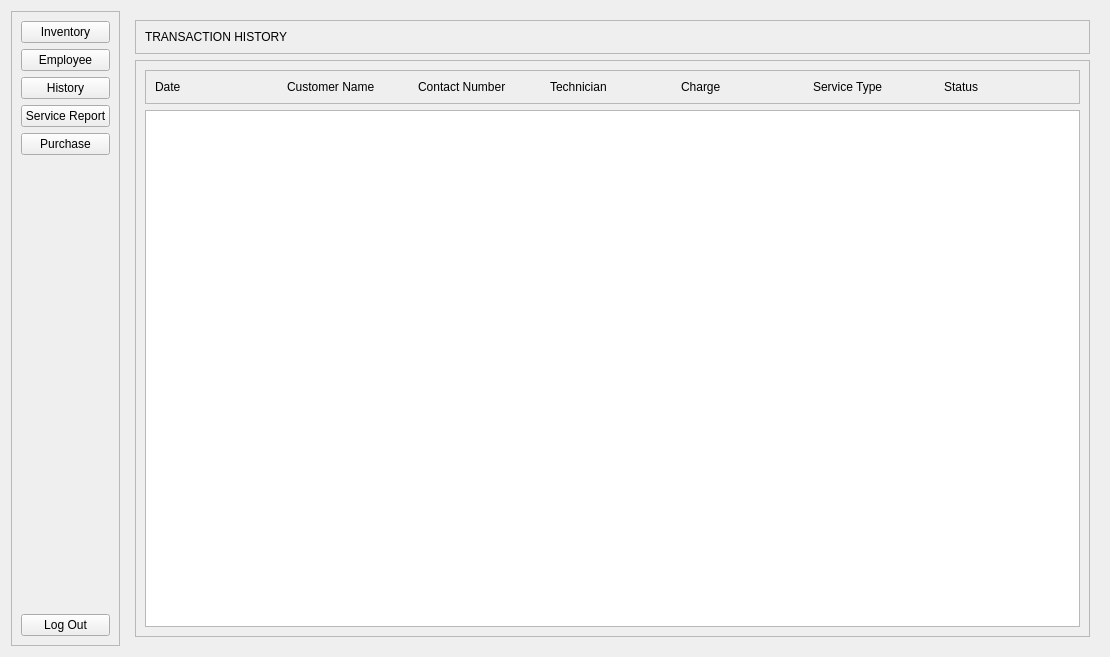
<?xml version="1.0" encoding="UTF-8"?>
<ui version="4.0">
 <class>managerDashboard</class>
 <widget class="QWidget" name="managerDashboard">
  <property name="geometry">
   <rect>
    <x>0</x>
    <y>0</y>
    <width>1110</width>
    <height>657</height>
   </rect>
  </property>
  <property name="windowTitle">
   <string>Manager Dashboard</string>
  </property>
  <layout class="QHBoxLayout" name="horizontalLayout_2">
   <item>
    <widget class="QFrame" name="navigationPanel">
     <property name="frameShape">
      <enum>QFrame::StyledPanel</enum>
     </property>
     <property name="frameShadow">
      <enum>QFrame::Raised</enum>
     </property>
     <layout class="QVBoxLayout" name="verticalLayout_2">
      <item>
       <widget class="QPushButton" name="inventoryButton">
        <property name="text">
         <string>Inventory</string>
        </property>
       </widget>
      </item>
      <item>
       <widget class="QPushButton" name="employeeButton">
        <property name="text">
         <string>Employee</string>
        </property>
       </widget>
      </item>
      <item>
       <widget class="QPushButton" name="historyButton">
        <property name="text">
         <string>History</string>
        </property>
       </widget>
      </item>
      <item>
       <widget class="QPushButton" name="serviceReportButton">
        <property name="text">
         <string>Service Report</string>
        </property>
       </widget>
      </item>
      <item>
       <widget class="QPushButton" name="purchaseButton">
        <property name="text">
         <string>Purchase</string>
        </property>
       </widget>
      </item>
      <item>
       <spacer name="verticalSpacer">
        <property name="orientation">
         <enum>Qt::Vertical</enum>
        </property>
        <property name="sizeHint" stdset="0">
         <size>
          <width>20</width>
          <height>40</height>
         </size>
        </property>
       </spacer>
      </item>
      <item>
       <widget class="QPushButton" name="logOutButton">
        <property name="text">
         <string>Log Out</string>
        </property>
       </widget>
      </item>
     </layout>
    </widget>
   </item>
   <item>
    <widget class="QStackedWidget" name="stackedWidget">
     <property name="currentIndex">
      <number>2</number>
     </property>
     <widget class="QWidget" name="inventoryPage">
      <layout class="QVBoxLayout" name="verticalLayout_3">
       <item>
        <widget class="QFrame" name="inventoryNavigation">
         <property name="frameShape">
          <enum>QFrame::StyledPanel</enum>
         </property>
         <property name="frameShadow">
          <enum>QFrame::Raised</enum>
         </property>
         <layout class="QGridLayout" name="gridLayout">
          <item row="1" column="1">
           <spacer name="horizontalSpacer">
            <property name="orientation">
             <enum>Qt::Horizontal</enum>
            </property>
            <property name="sizeHint" stdset="0">
             <size>
              <width>40</width>
              <height>20</height>
             </size>
            </property>
           </spacer>
          </item>
          <item row="1" column="0">
           <widget class="QPushButton" name="addItemButton">
            <property name="text">
             <string>Add Item</string>
            </property>
           </widget>
          </item>
          <item row="1" column="2">
           <widget class="QLineEdit" name="searchBar">
            <property name="placeholderText">
             <string>Product Name...</string>
            </property>
           </widget>
          </item>
          <item row="1" column="3">
           <widget class="QPushButton" name="searchButton">
            <property name="text">
             <string>Search</string>
            </property>
           </widget>
          </item>
          <item row="0" column="0" colspan="4">
           <widget class="QLabel" name="title">
            <property name="text">
             <string>INVENTORY</string>
            </property>
           </widget>
          </item>
         </layout>
        </widget>
       </item>
       <item>
        <widget class="QFrame" name="inventoryList">
         <property name="frameShape">
          <enum>QFrame::StyledPanel</enum>
         </property>
         <property name="frameShadow">
          <enum>QFrame::Raised</enum>
         </property>
         <layout class="QVBoxLayout" name="verticalLayout">
          <item>
           <widget class="QFrame" name="inventoryAttributes">
            <property name="frameShape">
             <enum>QFrame::StyledPanel</enum>
            </property>
            <property name="frameShadow">
             <enum>QFrame::Raised</enum>
            </property>
            <layout class="QHBoxLayout" name="horizontalLayout">
             <item>
              <widget class="QLabel" name="productId">
               <property name="text">
                <string>Product ID</string>
               </property>
              </widget>
             </item>
             <item>
              <widget class="QLabel" name="productName">
               <property name="text">
                <string>Product Name</string>
               </property>
              </widget>
             </item>
             <item>
              <widget class="QLabel" name="quantity">
               <property name="text">
                <string>Quantity</string>
               </property>
              </widget>
             </item>
             <item>
              <widget class="QLabel" name="price">
               <property name="text">
                <string>Price</string>
               </property>
              </widget>
             </item>
             <item>
              <widget class="QLabel" name="category">
               <property name="text">
                <string>Category</string>
               </property>
              </widget>
             </item>
            </layout>
           </widget>
          </item>
          <item>
           <widget class="QColumnView" name="products"/>
          </item>
         </layout>
        </widget>
       </item>
      </layout>
     </widget>
     <widget class="QWidget" name="employeePage">
      <layout class="QVBoxLayout" name="verticalLayout_4">
       <item>
        <widget class="QFrame" name="employeeNavigation">
         <property name="frameShape">
          <enum>QFrame::StyledPanel</enum>
         </property>
         <property name="frameShadow">
          <enum>QFrame::Raised</enum>
         </property>
         <layout class="QGridLayout" name="gridLayout_2">
          <item row="1" column="1">
           <spacer name="horizontalSpacer_2">
            <property name="orientation">
             <enum>Qt::Horizontal</enum>
            </property>
            <property name="sizeHint" stdset="0">
             <size>
              <width>40</width>
              <height>20</height>
             </size>
            </property>
           </spacer>
          </item>
          <item row="1" column="0">
           <widget class="QPushButton" name="addEmployeeButton">
            <property name="text">
             <string>Add Employee</string>
            </property>
           </widget>
          </item>
          <item row="1" column="2">
           <widget class="QLineEdit" name="searchBar_2">
            <property name="placeholderText">
             <string>Name...</string>
            </property>
           </widget>
          </item>
          <item row="1" column="3">
           <widget class="QPushButton" name="searchButton_2">
            <property name="text">
             <string>Search</string>
            </property>
           </widget>
          </item>
          <item row="0" column="0" colspan="4">
           <widget class="QLabel" name="title_2">
            <property name="text">
             <string>EMPLOYEE</string>
            </property>
           </widget>
          </item>
         </layout>
        </widget>
       </item>
       <item>
        <widget class="QFrame" name="employeeList">
         <property name="frameShape">
          <enum>QFrame::StyledPanel</enum>
         </property>
         <property name="frameShadow">
          <enum>QFrame::Raised</enum>
         </property>
         <layout class="QVBoxLayout" name="verticalLayout_5">
          <item>
           <widget class="QFrame" name="employeeAttributes">
            <property name="frameShape">
             <enum>QFrame::StyledPanel</enum>
            </property>
            <property name="frameShadow">
             <enum>QFrame::Raised</enum>
            </property>
            <layout class="QHBoxLayout" name="horizontalLayout_3">
             <item>
              <widget class="QLabel" name="employeeId">
               <property name="text">
                <string>Employee ID</string>
               </property>
              </widget>
             </item>
             <item>
              <widget class="QLabel" name="employeeName">
               <property name="text">
                <string>Name</string>
               </property>
              </widget>
             </item>
             <item>
              <widget class="QLabel" name="employeeDateHired">
               <property name="text">
                <string>Date Hired</string>
               </property>
              </widget>
             </item>
             <item>
              <widget class="QLabel" name="employeeAddress">
               <property name="text">
                <string>Address</string>
               </property>
              </widget>
             </item>
             <item>
              <widget class="QLabel" name="employeeContact">
               <property name="text">
                <string>Contact Number</string>
               </property>
              </widget>
             </item>
             <item>
              <widget class="QLabel" name="employeeCharge">
               <property name="text">
                <string>Charge</string>
               </property>
              </widget>
             </item>
            </layout>
           </widget>
          </item>
          <item>
           <widget class="QColumnView" name="employees"/>
          </item>
         </layout>
        </widget>
       </item>
      </layout>
     </widget>
     <widget class="QWidget" name="historyPage">
      <layout class="QVBoxLayout" name="verticalLayout_7">
       <item>
        <widget class="QFrame" name="historyNavigation">
         <property name="frameShape">
          <enum>QFrame::StyledPanel</enum>
         </property>
         <property name="frameShadow">
          <enum>QFrame::Raised</enum>
         </property>
         <layout class="QGridLayout" name="gridLayout_3">
          <item row="0" column="0">
           <widget class="QLabel" name="title_3">
            <property name="text">
             <string>TRANSACTION HISTORY</string>
            </property>
           </widget>
          </item>
         </layout>
        </widget>
       </item>
       <item>
        <widget class="QFrame" name="historyList">
         <property name="frameShape">
          <enum>QFrame::StyledPanel</enum>
         </property>
         <property name="frameShadow">
          <enum>QFrame::Raised</enum>
         </property>
         <layout class="QVBoxLayout" name="verticalLayout_6">
          <item>
           <widget class="QFrame" name="historyAttributes">
            <property name="frameShape">
             <enum>QFrame::StyledPanel</enum>
            </property>
            <property name="frameShadow">
             <enum>QFrame::Raised</enum>
            </property>
            <layout class="QHBoxLayout" name="horizontalLayout_4">
             <item>
              <widget class="QLabel" name="date">
               <property name="text">
                <string>Date</string>
               </property>
              </widget>
             </item>
             <item>
              <widget class="QLabel" name="customerName">
               <property name="text">
                <string>Customer Name</string>
               </property>
              </widget>
             </item>
             <item>
              <widget class="QLabel" name="contactNumber">
               <property name="text">
                <string>Contact Number</string>
               </property>
              </widget>
             </item>
             <item>
              <widget class="QLabel" name="technician">
               <property name="text">
                <string>Technician</string>
               </property>
              </widget>
             </item>
             <item>
              <widget class="QLabel" name="labchargeel_6">
               <property name="text">
                <string>Charge</string>
               </property>
              </widget>
             </item>
             <item>
              <widget class="QLabel" name="serviceType">
               <property name="text">
                <string>Service Type</string>
               </property>
              </widget>
             </item>
             <item>
              <widget class="QLabel" name="status">
               <property name="text">
                <string>Status</string>
               </property>
              </widget>
             </item>
            </layout>
           </widget>
          </item>
          <item>
           <widget class="QColumnView" name="history"/>
          </item>
         </layout>
        </widget>
       </item>
      </layout>
     </widget>
    </widget>
   </item>
  </layout>
 </widget>
 <resources/>
 <connections/>
</ui>
